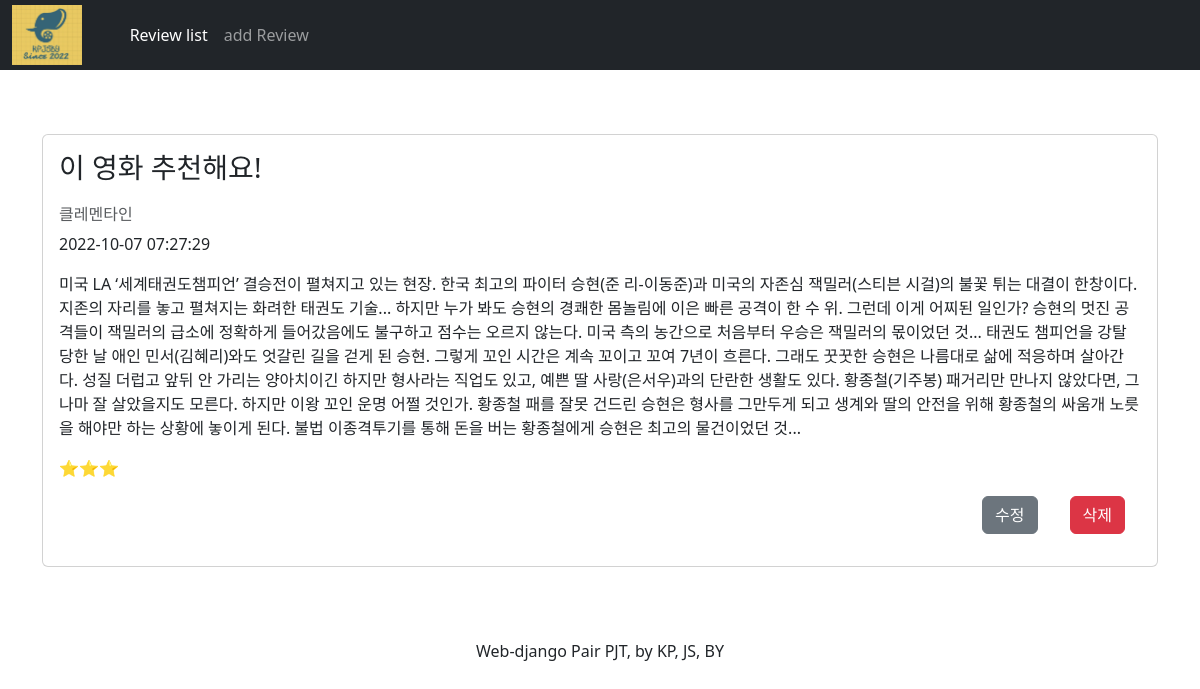
The page /index/6/ on the database as committed earlier.
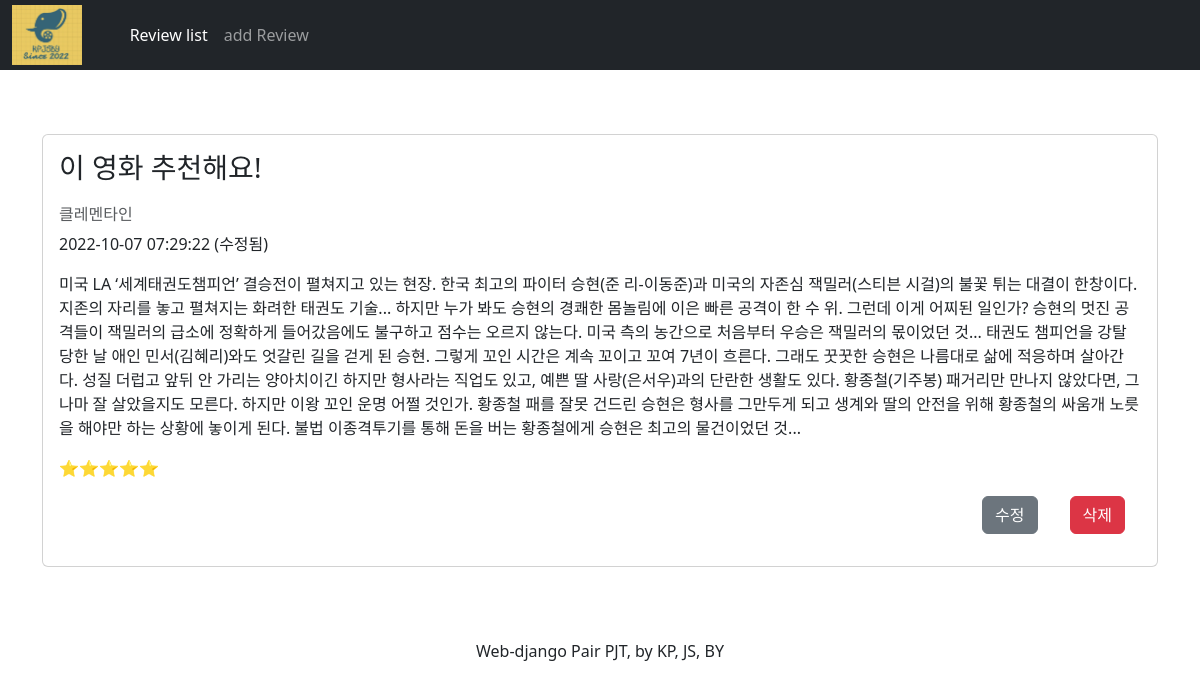
The same page on the database as committed later.
### reviews/models.py (models this page shows)
class Reviews(models.Model):
    title = models.CharField(max_length=20)
    content = models.TextField()
    movie_name = models.CharField(max_length=20)
    grade = models.IntegerField(default=3)
    created_at = models.DateTimeField(auto_now_add=True)
    updated_at = models.DateTimeField(auto_now=True)

### reviews/views.py (the view)
# urls.py: path("index/<int:pk>/", views.detail, name="detail"),
def detail(request, pk):
    review = Reviews.objects.get(pk=pk)
    context = {
        "review": review,
    }
    return render(request, "reviews/detail.html", context)

### reviews/templates/reviews/detail.html
{% extends 'base.html' %}
{% load static %}
{% block content %}
<div class="container py-5">
  <div class="card my-3">
    <div class="card-body">
      <h3 class="card-title mb-4">{{ review.title }}</h3>
      <h6 class="card-subtitle mb-2 text-muted">{{ review.movie_name }}</h6>
      <p class="card-text">
        {{ review.updated_at|date:'Y-m-d H:i:s' }}
        {% if review.created_at != review.updated_at %}
        (수정됨)
        {% endif %}
      </p>
      <p class="card-text">{{ review.content }}</p>
      <p class="card-text">
        {% if review.grade == 1 %}
        ⭐
        {% elif review.grade == 2 %}
        ⭐⭐
        {% elif review.grade == 3 %}
        ⭐⭐⭐
        {% elif review.grade == 4 %}
        ⭐⭐⭐⭐
        {% elif review.grade == 5 %}
        ⭐⭐⭐⭐⭐
        {% endif %}
      <div class="d-flex flex-row-reverse">
        <a class="btn btn-danger mx-3" href="{% url 'reviews:delete' review.pk %}">
          삭제
        </a>
        <a class="btn btn-secondary mx-3" href="{% url 'reviews:update' review.pk %}">
          수정
        </a>
      </div>
      </p>
    </div>
  </div>
</div>
{% endblock %}

Rows that differ between the two databases and show on the page:
changed Reviews "이 영화 추천해요!": updated_at "2022-10-07 07:27:29" → "2022-10-07 07:29:22"
Other text that changed with them:
text now shown: "(수정됨) ⭐⭐⭐⭐⭐"
